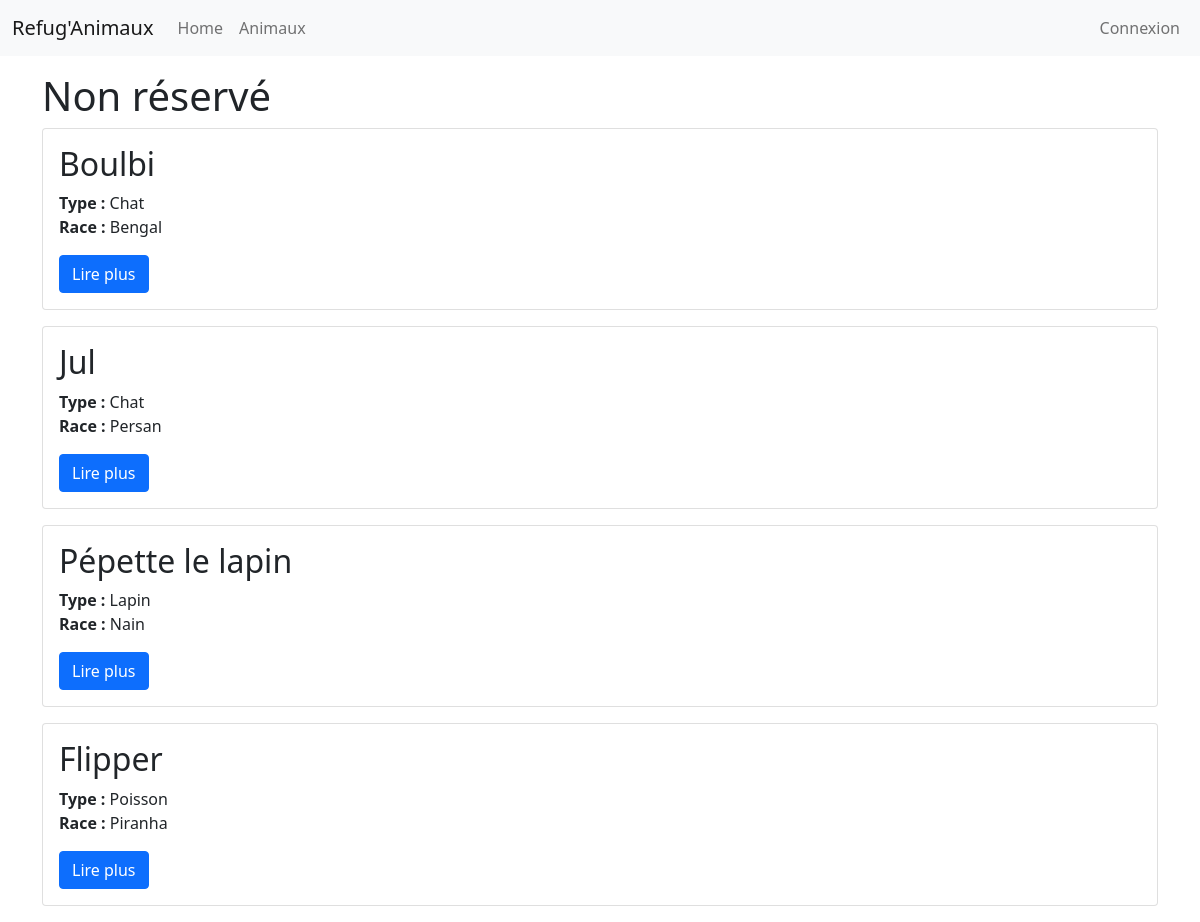
/tags/10, run on the app's committed database.
### tables this page shows
CREATE TABLE `tags` (
  `id` int(11) NOT NULL,
  `name` varchar(255) NOT NULL DEFAULT '0',
  `created_at` date NOT NULL
);

CREATE TABLE `animals` (
  `id` int(11) NOT NULL,
  `name` varchar(255) NOT NULL,
  `type` varchar(255) NOT NULL,
  `race` varchar(255) NOT NULL,
  `description` text NOT NULL,
  `created_at` datetime DEFAULT CURRENT_TIMESTAMP
);

### app/Controllers/Controller.php (called while the page is built, shortened)
<?php
abstract class Controller {
    protected $db;
    public function __construct(DBConnection $db)
    {
        $this->db = $db;
    }
    protected function view(string $path, array $params = null)
    {
        $path = str_replace('.', DIRECTORY_SEPARATOR, $path);
        require VIEWS . $path . '.php';
        require VIEWS . 'layout.php';
    }
    protected function getDB()
    {
        return $this->db;
    }
}

### app/Controllers/AnimalsController.php (called while the page is built, shortened)
<?php
class AnimalsController extends Controller {
    public function tag(int $id)
    {
        $tag = (new Tag($this->getDB()))->findById($id);
        return $this->view('animals.tag', compact('tag'));
    }
}

### routes/Route.php (called while the page is built, shortened)
<?php
class Route {
    public $path;
    public $action;
    public $matches;
    public function __construct($path, $action)
    {
        $this->path = trim($path, '/');
        $this->action = $action;
    }
    public function matches(string $url)
    {
        $path = preg_replace('#:([\w]+)#', '([^/]+)', $this->path);
        $pathToMatch = "#^$path$#";
        if (preg_match($pathToMatch, $url, $matches)) {
            $this->matches = $matches;
            return true;
        } else {
            return false;
        }
    }
    public function execute()
    {
        $params = explode('@', $this->action);
        $controller = new $params[0](new DBConnection(DB_NAME, DB_HOST, DB_USER, DB_PWD));
        $method = $params[1];
        return isset($this->matches[1]) ? $controller->$method($this->matches[1]) : $controller->$method();
    }
}

### routes/Router.php (called while the page is built, shortened)
<?php
class Router {
    public $url;
    public $routes = [];
    public function __construct($url)
    {
        $this->url = trim($url, '/');
    }
    public function get(string $path, string $action)
    {
        $this->routes['GET'][] = new Route($path, $action);
    }
    public function post(string $path, string $action)
    {
        $this->routes['POST'][] = new Route($path, $action);
    }
    public function run()
    {
        foreach ($this->routes[$_SERVER['REQUEST_METHOD']] as $route) {
            if ($route->matches($this->url)) {
                return $route->execute();
            }
        }
        throw new NotFoundException("Cette page n'existe pas :3");
    }
}

### public/index.php (called while the page is built, shortened)
<?php
    $router = new Router($_GET['url']);
    $router->get('/', 'App\Controllers\AnimalsController@welcome');
    $router->get('/animals', 'App\Controllers\AnimalsController@index');
    $router->get('/animals/:id', 'App\Controllers\AnimalsController@show');
    $router->get('/tags/:id', 'App\Controllers\AnimalsController@tag');
    $router->get('/login', 'App\Controllers\UserController@login');
    $router->post('/login', 'App\Controllers\UserController@loginPost');
    $router->get('/logout', 'App\Controllers\UserController@logout');
    $router->get('/admin/animals', 'App\Controllers\Admin\AnimalController@index');
    $router->get('/admin/animals/create', 'App\Controllers\Admin\AnimalController@create');
    $router->post('/admin/animals/create', 'App\Controllers\Admin\AnimalController@createAnimal');
    $router->post('/admin/animals/delete/:id', 'App\Controllers\Admin\AnimalController@destroy');
    $router->get('/admin/animals/edit/:id', 'App\Controllers\Admin\AnimalController@edit');
    $router->post('/admin/animals/edit/:id', 'App\Controllers\Admin\AnimalController@update');
    try {
        $router->run();
    } catch (NotFoundException $e) {
        return $e->error404();
    }
?>

### app/Models/Model.php (called while the page is built, shortened)
<?php
abstract class Model {
    protected $db;
    protected $table;
    public function __construct(DBConnection $db)
    {
        $this->db = $db;
    }
    public function findById(int $id): Model
    {
        return $this->query("SELECT * FROM {$this->table} WHERE id = ?", [$id], true);
    }
    public function query(string $sql, array $param = null, bool $single = null)
    {
        $method = is_null($param) ? 'query' : 'prepare';
        $fetch = is_null($single) ? 'fetchAll' : 'fetch';
        $stmt = $this->db->getPDO()->$method($sql);
        $stmt->setFetchMode(PDO::FETCH_CLASS, get_class($this), [$this->db]);
        if ($method === 'query') {
            return $stmt->$fetch();
        } else {
            $stmt->execute($param);
            return $stmt->$fetch();
        }
    }
}

### database/DBConnection.php (called while the page is built, shortened)
<?php
class DBConnection {
    private $dbname;
    private $host;
    private $username;
    private $password;
    private $pdo;
    public function __construct(string $dbname, string $host, string $username, string $password)
    {
        $this->dbname = $dbname;
        $this->host = $host;
        $this->username = $username;
        $this->password = $password;
    }
    public function getPDO(): PDO
    {
        return $this->pdo ?? $this->pdo = new PDO("mysql:dbname={$this->dbname};host={$this->host}", $this->username, $this->password, [
            PDO::ATTR_ERRMODE => PDO::ERRMODE_EXCEPTION,
            PDO::ATTR_DEFAULT_FETCH_MODE => PDO::FETCH_OBJ,
            PDO::MYSQL_ATTR_INIT_COMMAND => 'SET CHARACTER SET UTF8'
        ]);
    }
}

### app/Models/Tag.php (called while the page is built, shortened)
<?php
class Tag extends Model
{
    public function getAnimals()
    {
        return $this->query("
            SELECT a.* FROM animals a
            INNER JOIN animal_tag at ON at.animal_id = a.id
            WHERE at.tag_id = ?
        ", [$this->id]);
    }
}

### views/animals/tag.php (the view)
<h1 class="mt-3"><?= $params['tag']->name ?></h1>
<?php foreach ($params['tag']->getAnimals() as $animal) : ?>
    <div class="card mb-3">
        <div class="card-body">
        <h2><?= $animal->name ?></h2>
            <p><b>Type :</b> <?= $animal->type ?><br/>
            <b>Race :</b> <?= $animal->race ?></p>
            <a href="/animals/<?= $animal->id ?>" class="btn btn-primary">Lire plus</a>
        </div>
    </div>
<?php endforeach ?>

### data on the page
tags: name "Non réservé"
animals: name "Boulbi", type "Chat", race "Bengal"
animals: name "Jul", type "Chat", race "Persan"
animals: name "Pépette le lapin", type "Lapin", race "Nain"
animals: name "Flipper", type "Poisson", race "Piranha"
